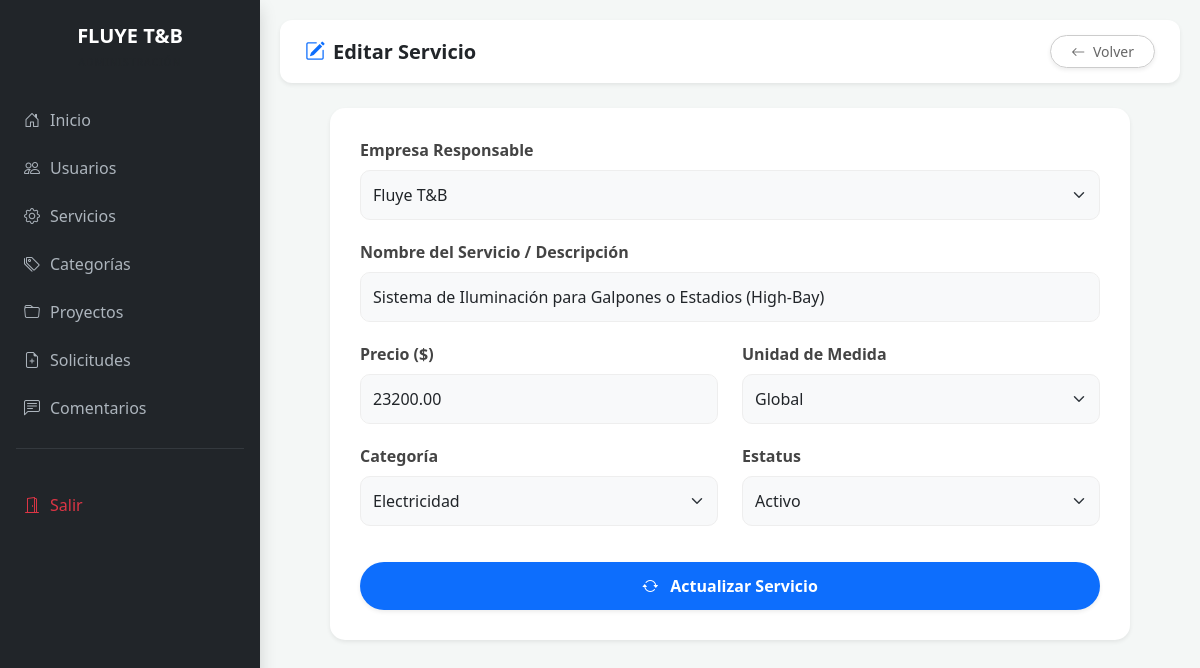
The app's page /editar_servicio.php?id=15 with its own data.
### tables this page shows
CREATE TABLE `R_E_S` (
  `id_empresa` int NOT NULL,
  `id_servicio` int NOT NULL
);

CREATE TABLE `servicio` (
  `id_servicio` int NOT NULL,
  `tipo_servicio` varchar(100) DEFAULT NULL,
  `precio_referencial` decimal(10,2) DEFAULT NULL,
  `unidad_medida` enum('Hora','Metro','Kilo','Global') DEFAULT 'Global',
  `id_status` int DEFAULT NULL,
  `id_tipo` int DEFAULT NULL
);

### editar_servicio.php (the view, shortened to what this page needs)
<?php
$host = 'localhost';
$db   = 'fluyetyb_proyecto';
$user = 'fluyetyb_fluyetyb-proyecto';
$pass = 'Cum2026*';
$conexion = mysqli_connect($host, $user, $pass, $db);
$id_servicio = isset($_GET['id']) ? intval($_GET['id']) : 0;
$query = "SELECT s.*, r.id_empresa
          FROM servicio s
          LEFT JOIN R_E_S r ON s.id_servicio = r.id_servicio
          WHERE s.id_servicio = $id_servicio";
$res = mysqli_query($conexion, $query);
$datos = mysqli_fetch_assoc($res);
?>
<!DOCTYPE html>
<html lang="es">
<head>
    <link href="https://cdn.jsdelivr.net/npm/bootstrap@5.3.0/dist/css/bootstrap.min.css" rel="stylesheet">
    <link rel="stylesheet" href="https://cdn.jsdelivr.net/npm/bootstrap-icons@1.11.0/font/bootstrap-icons.css">
</head>
<body>
<div class="d-flex">
    <?php include 'sidebar.php'; ?>
    <div class="main-content">
        <div class="top-nav shadow-sm">
            <div class="d-flex align-items-center gap-3">
                <h5 class="mb-0 fw-bold text-dark">
                    <i class="bi bi-pencil-square text-primary me-2"></i>Editar Servicio
                </h5>
            </div>
            <a href="servicios.php" class="btn-volver shadow-sm">
                <i class="bi bi-arrow-left me-1"></i> Volver
            </a>
        </div>
        <div class="form-card shadow-sm">
            <form method="POST">
                <div class="row">
                    <div class="col-12">
                        <label class="form-label">Empresa Responsable</label>
                        <select name="id_empresa" class="form-select" required>
                            <?php
                            $em = mysqli_query($conexion, "SELECT * FROM Empresa");
                            while($e = mysqli_fetch_assoc($em)) {
                                $selected = ($e['id_empresa'] == $datos['id_empresa']) ? 'selected' : '';
                                echo "<option value='{$e['id_empresa']}' $selected>{$e['nombre_empresa']}</option>";
                            }
                            ?>
                        </select>
                    </div>
                    <div class="col-12">
                        <label class="form-label">Nombre del Servicio / Descripción</label>
                        <input type="text" name="tipo_servicio" class="form-control" value="<?php echo htmlspecialchars($datos['tipo_servicio']); ?>" required>
                    </div>
                    <div class="col-md-6">
                        <label class="form-label">Precio ($)</label>
                        <input type="number" step="0.01" name="precio_referencial" class="form-control" value="<?php echo $datos['precio_referencial']; ?>" required>
                    </div>
                    <div class="col-md-6">
                        <label class="form-label">Unidad de Medida</label>
                        <select name="unidad_medida" class="form-select">
                            <?php
                            $unidades = ['Global', 'Metro', 'Kilo', 'Hora'];
                            foreach($unidades as $u) {
                                $sel = ($u == $datos['unidad_medida']) ? 'selected' : '';
                                echo "<option value='$u' $sel>$u</option>";
                            }
                            ?>
                        </select>
                    </div>
                    <div class="col-md-6">
                        <label class="form-label">Categoría</label>
                        <select name="id_tipo" class="form-select">
                            <?php
                            $cat = mysqli_query($conexion, "SELECT * FROM tipo");
                            while($c = mysqli_fetch_assoc($cat)) {
                                $sel = ($c['id_tipo'] == $datos['id_tipo']) ? 'selected' : '';
                                echo "<option value='{$c['id_tipo']}' $sel>{$c['nombre_tipo']}</option>";
                            }
                            ?>
                        </select>
                    </div>
                    <div class="col-md-6">
                        <label class="form-label">Estatus</label>
                        <select name="id_status" class="form-select">
                            <?php
                            $st = mysqli_query($conexion, "SELECT * FROM status_servicios");
                            while($s = mysqli_fetch_assoc($st)) {
                                $sel = ($s['id_status'] == $datos['id_status']) ? 'selected' : '';
                                echo "<option value='{$s['id_status']}' $sel>{$s['nombre_status']}</option>";
                            }
                            ?>
                        </select>
                    </div>
                </div>
                <button type="submit" class="btn-update shadow-sm mt-3">
                    <i class="bi bi-arrow-repeat me-2"></i> Actualizar Servicio
                </button>
            </form>
        </div>
    </div>
</div>
</body>
</html>

### editar_servicio.php (style rules this page uses)
body { background-color: #f4f7f6; min-height: 100vh; margin: 0; }
.main-content { flex: 1; padding: 20px; transition: all 0.3s; min-width: 0; }
.top-nav { background: white; padding: 15px 25px; border-radius: 12px; margin-bottom: 25px; display: flex; justify-content: space-between; align-items: center; }
.btn-volver { border-radius: 20px; border: 1px solid #ccc; color: #666; padding: 5px 20px; text-decoration: none; font-size: 14px; transition: 0.3s; }
.form-card { border: none; border-radius: 15px; background: white; padding: 30px; max-width: 800px; margin: 0 auto; }
.form-label { font-weight: 600; color: #444; margin-bottom: 8px; }
.form-control, .form-select { background-color: #f8f9fa; border: 1px solid #eee; border-radius: 10px; padding: 12px; margin-bottom: 20px; }
.btn-update { background-color: #0d6efd; color: white; border: none; border-radius: 25px; padding: 12px; font-weight: 600; width: 100%; margin-top: 10px; transition: 0.3s; }

### records on screen
r_e_s: tipo_servicio "Sistema de Iluminación para Galpones o Estadios (High-Bay)", precio_referencial "23200.00"

### other values on screen
form field id_empresa "Fluye T&B"
form field unidad_medida "Global"
form field id_tipo "Electricidad"
form field id_status "Activo"
